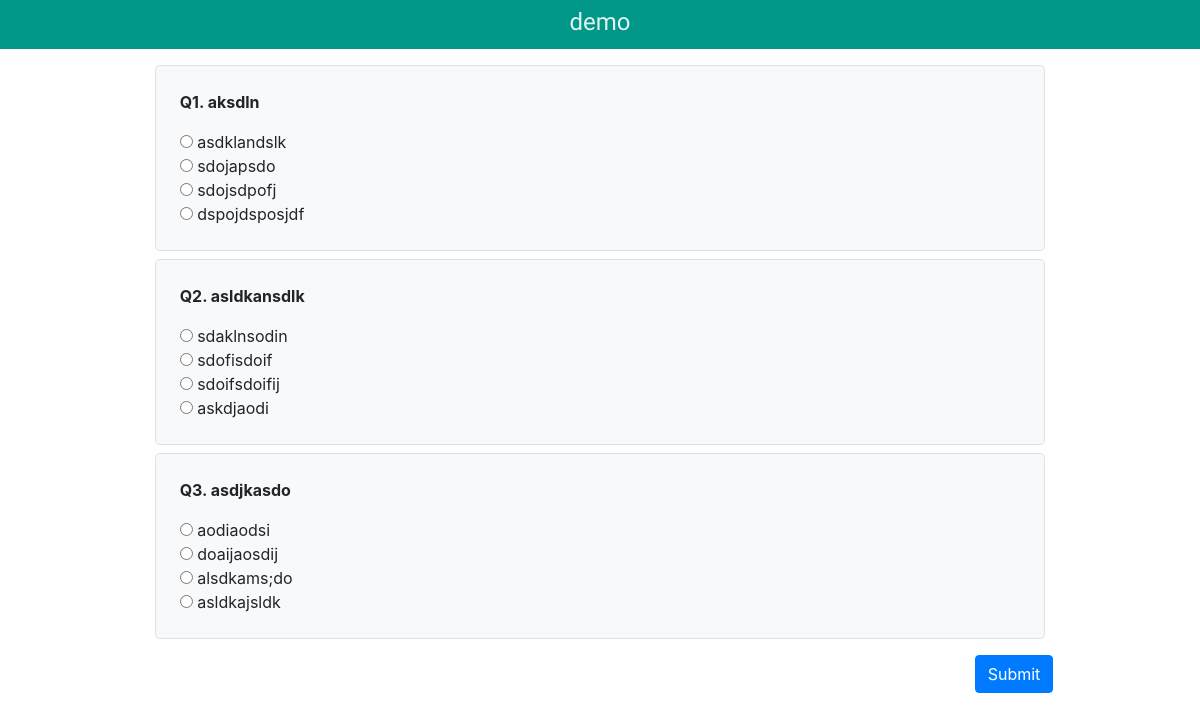
The page /student/test_attempt/4 on the database as committed earlier.
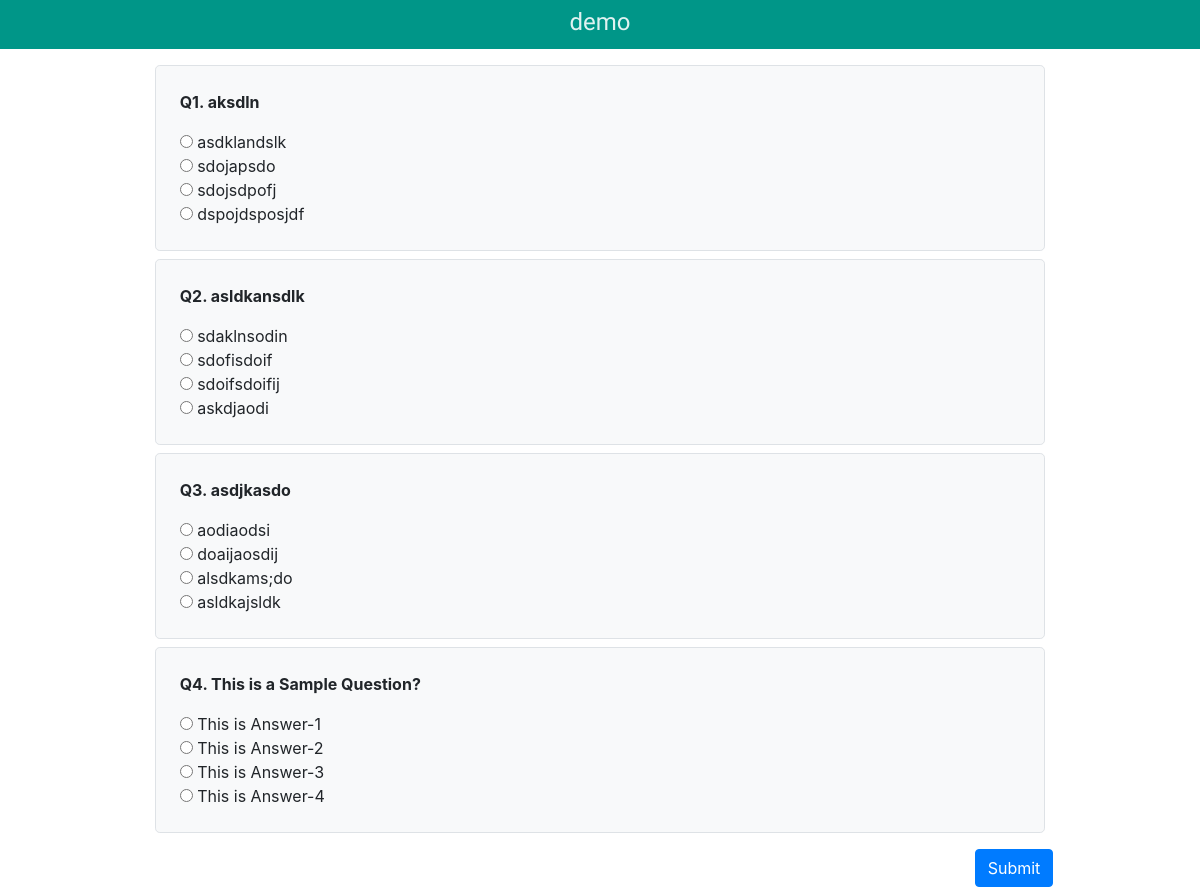
The same page on the database as committed later.
### CTest/models.py (models this page shows)
class Question(models.Model):
    question_text = models.CharField(max_length = 16563, default="", null=False, blank=False)
    test_id = models.ForeignKey(Test, on_delete=models.CASCADE)

class Answer(models.Model):
    answer_text = models.CharField(max_length = 256, default = "", null = False, blank = False)
    question_id = models.ForeignKey(Question, on_delete=models.CASCADE)
    is_answer_correct = models.BooleanField()

### Student/views.py (the view, shortened to what this page needs)
# urls.py: path('test_attempt/<int:test_id>', views.test_attempt, name ='test_attempt'),
def test_attempt(request, test_id):
        test = Test.objects.get(id = test_id)
        print(test)
        return render(request, 'Student/test_attempt.html', {'test': test})

### templates/Student/test_attempt.html (shortened to what this page needs)
{% extends 'base.html' %}
{% block body %}
    <div>
        <div class="text-center pt-2 pb-1 font-montserrat" style="background: #009688; color: #E0F2F1;">
            <h4>{{test.test_name}}</h4>
        </div>
        <div class="container p-0">
            <div class="row m-2">
                <div class="col-0 col-md-1"></div>
                <div class="col-12 col-md-10">
                    <form action="{% url 'student:test_attempt' test.id %}" method="post">
                    <ul class="list-style-type-none p-0">
                        {% for question in test.question_set.all %}
                        <div class="bg-light rounded-lg border m-2">
                            <li class="p-2 p-md-4">
                                <div>
                                    <p class="font-weight-bold"><span>Q{{forloop.counter}}.</span> {{question.question_text}}</p>
                                </div>
                                <div>
                                    {% for answer in question.answer_set.all %}
                                        <input type="radio" name="question_{{question.id}}" value="{{answer.id}}"/> {{answer.answer_text}} <br />
                                    {% endfor %}
                                </div>
                            </li>
                        </div>
                        {% endfor %}
                    </ul>
                    <div class="text-right">
                        <button class="btn btn-primary">Submit</button>
                    </div>
                    </form>
                </div>
                <div class="col-0 col-md-1"></div>
            </div>
        </div>
    </div>
{% endblock %}

Rows that differ between the two databases and show on the page:
added Question: question_text "This is a Sample Question?"
added Answer: answer_text "This is Answer-1", shown under "This is a Sample Question?"
added Answer: answer_text "This is Answer-2", shown under "This is a Sample Question?"
added Answer: answer_text "This is Answer-3", shown under "This is a Sample Question?"
added Answer: answer_text "This is Answer-4", shown under "This is a Sample Question?"
